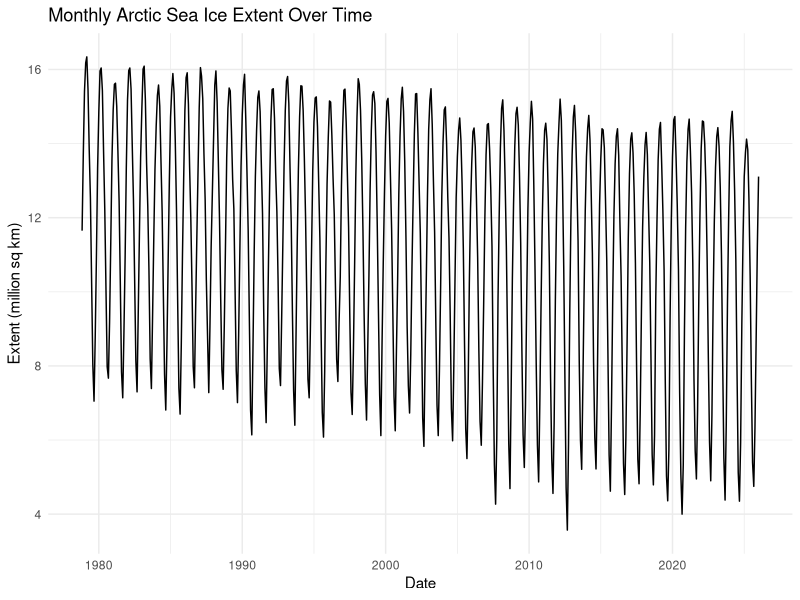
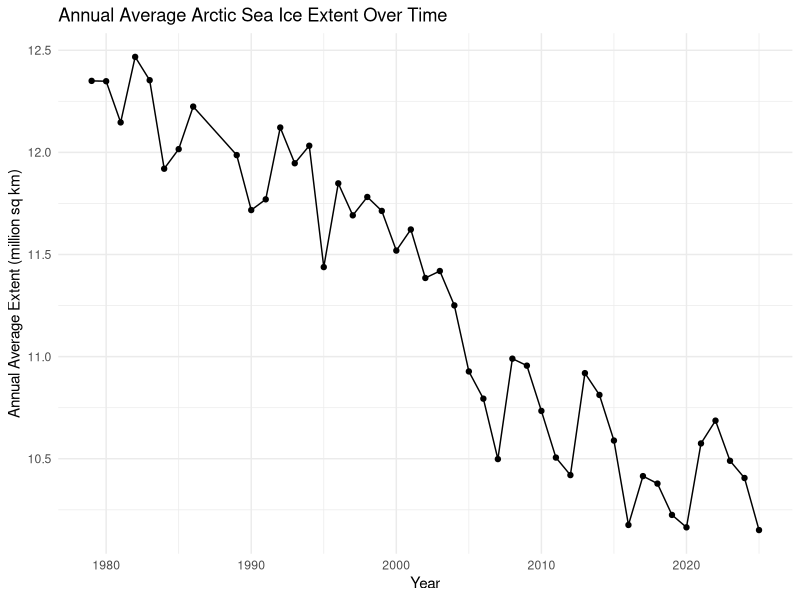
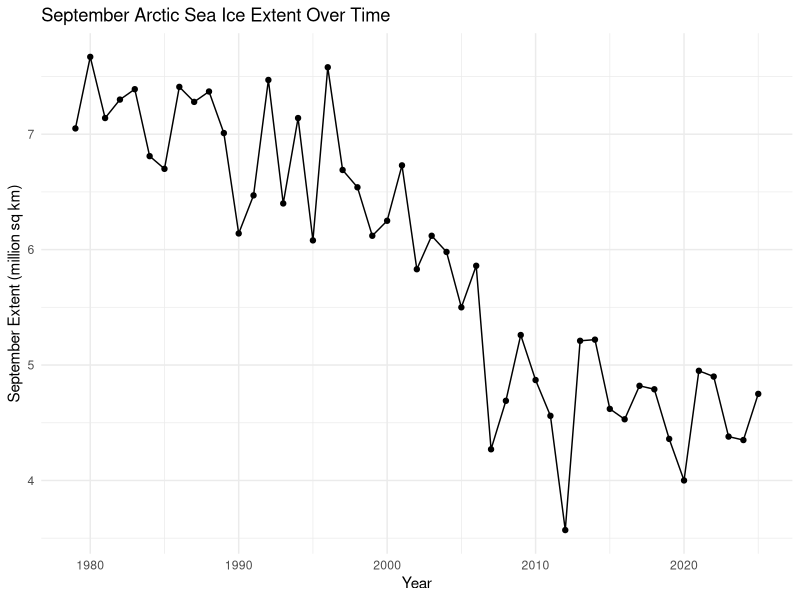
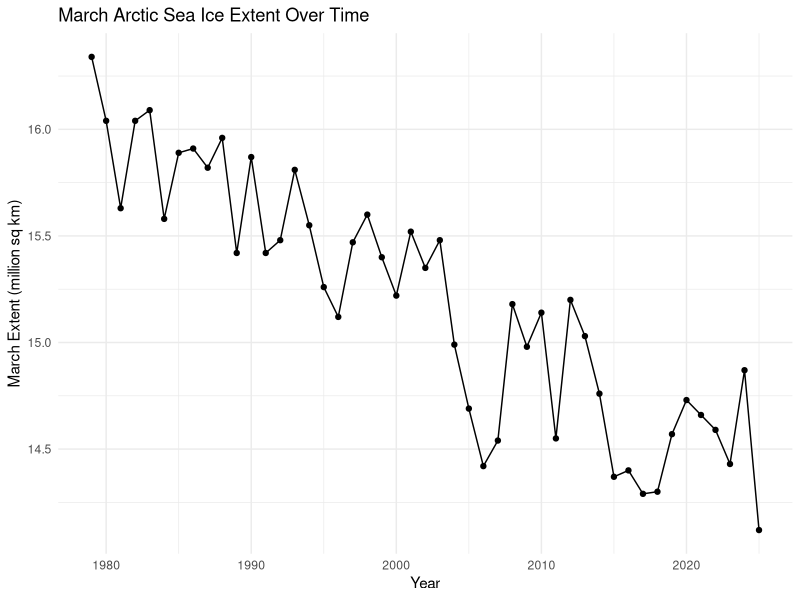
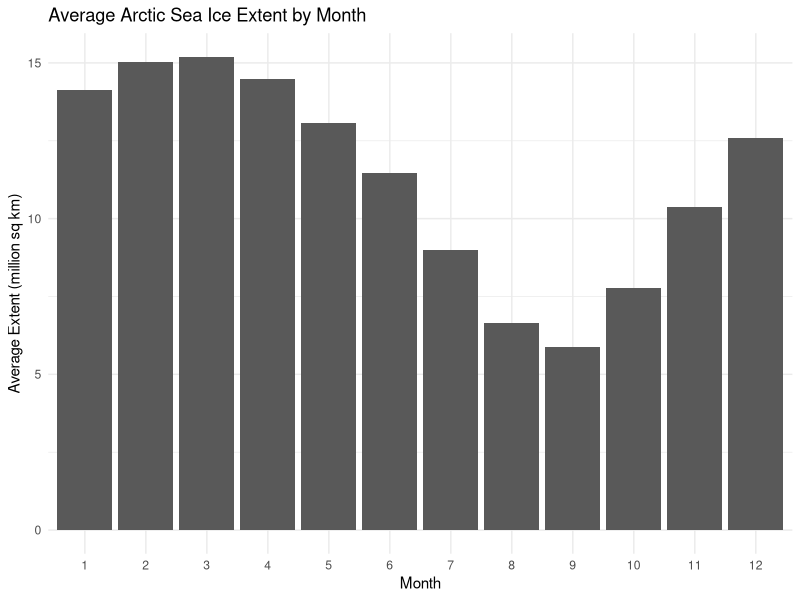
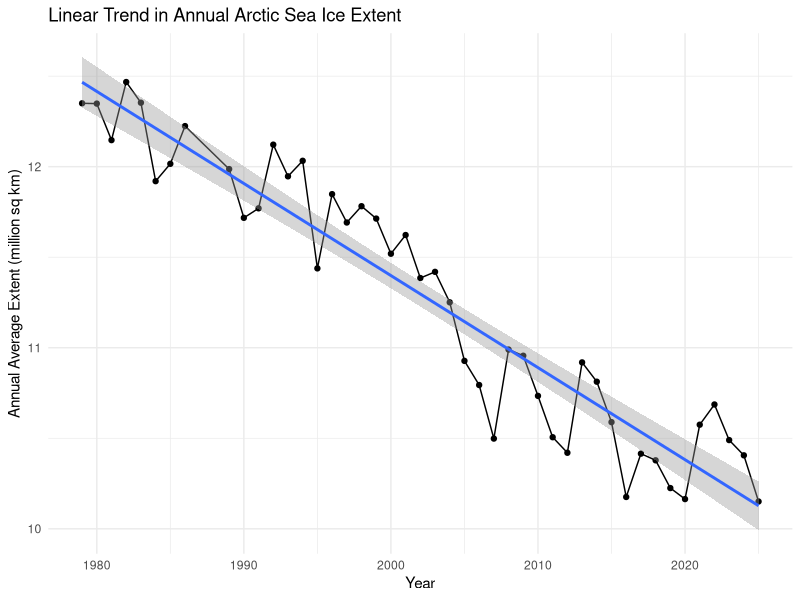
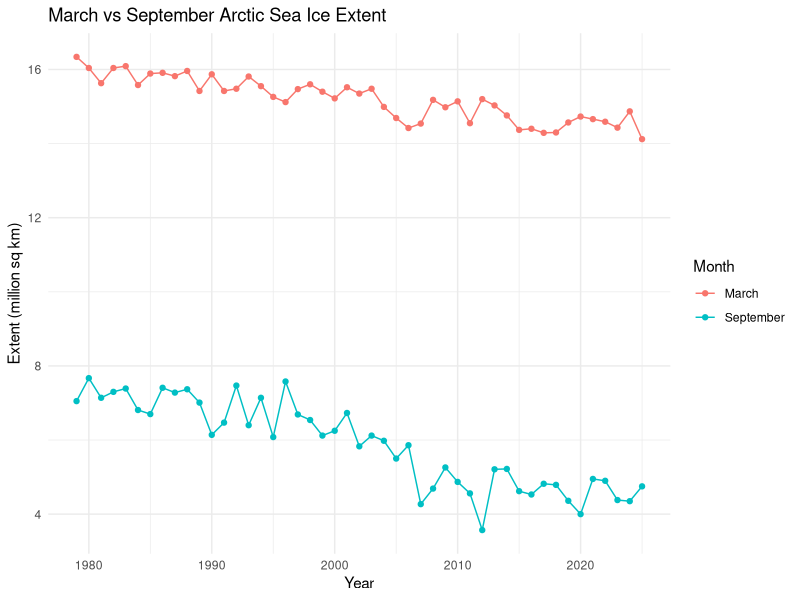
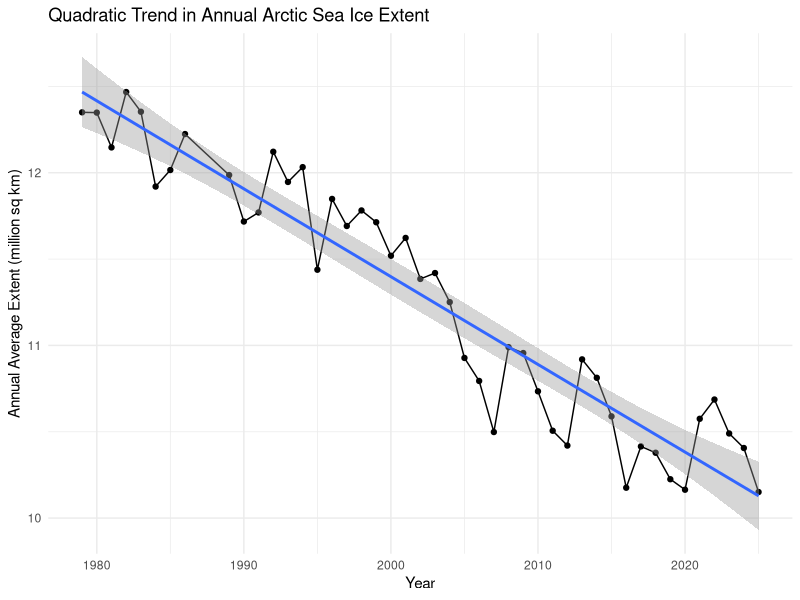

Here is the R script that generated these plots, in order:
## ---- chunk 1
knitr::opts_chunk$set(echo = TRUE)
## ---- chunk 2
sea_ice_data<-read.csv("../data/sea_ice_data_clean.csv")
head(sea_ice_data)
## ---- chunk 3
library(dplyr)      # for data manipulation
library(ggplot2)    # for plotting
library(zoo)        # for rolling standard deviation
library(forecast)   # for ARIMA modeling and forecasting
library(tseries)    # for the ADF stationarity test
library(lubridate)  # for working with dates
## ---- chunk 4
# Read in the cleaned CSV file
sea_ice <- read.csv("../data/sea_ice_data_clean.csv", stringsAsFactors = FALSE)

# View the first few rows
head(sea_ice)

# View the structure of the dataset
str(sea_ice)

# Check dimensions of the dataset
dim(sea_ice)

# Check column names
names(sea_ice)

# Remove rows with invalid placeholder values if any still remain
sea_ice <- sea_ice %>%
  filter(extent != -9999, area != -9999)

# Check for missing values in each column
colSums(is.na(sea_ice))

# Check for duplicate rows
sum(duplicated(sea_ice))

# Remove duplicate rows if any exist
sea_ice <- sea_ice %>%
  distinct()

# Keep only rows with nonnegative extent values
sea_ice <- sea_ice %>%
  filter(extent >= 0)

# Rename month column from "mo" to "month" for readability
sea_ice <- sea_ice %>%
  rename(month = mo)

# Create a proper date variable using year, month, and day = 1
sea_ice <- sea_ice %>%
  mutate(date = as.Date(paste(year, month, 1, sep = "-")))

# Sort the data chronologically
sea_ice <- sea_ice %>%
  arrange(date)

# Create a time index variable from 1 to number of rows
sea_ice <- sea_ice %>%
  mutate(t = 1:n())

# Create a decade variable
sea_ice <- sea_ice %>%
  mutate(decade = floor(year / 10) * 10)

# Verify the cleaned data
head(sea_ice)
tail(sea_ice)
## ---- chunk 5
# Overall summary statistics for extent
summary(sea_ice$extent)
sd(sea_ice$extent)

# Summary statistics by decade
decade_summary <- sea_ice %>%
  group_by(decade) %>%
  summarise(
    mean_extent   = mean(extent, na.rm = TRUE),
    median_extent = median(extent, na.rm = TRUE),
    min_extent    = min(extent, na.rm = TRUE),
    max_extent    = max(extent, na.rm = TRUE),
    sd_extent     = sd(extent, na.rm = TRUE),
    n             = n()
  )

print(decade_summary)

# Summary statistics by month
month_summary <- sea_ice %>%
  group_by(month) %>%
  summarise(
    mean_extent   = mean(extent, na.rm = TRUE),
    median_extent = median(extent, na.rm = TRUE),
    min_extent    = min(extent, na.rm = TRUE),
    max_extent    = max(extent, na.rm = TRUE),
    sd_extent     = sd(extent, na.rm = TRUE),
    n             = n()
  )

print(month_summary)

# Create annual average extent
annual_extent <- sea_ice %>%
  group_by(year) %>%
  summarise(
    n_months = n(),
    annual_extent = mean(extent, na.rm = TRUE)
  ) %>%
  filter(n_months == 12)

# Create September-only dataset
sept_data <- sea_ice %>%
  filter(month == 9) %>%
  arrange(year)

# Create March-only dataset
march_data <- sea_ice %>%
  filter(month == 3) %>%
  arrange(year)

# Plot 1: Monthly sea ice extent over time
ggplot(sea_ice, aes(x = date, y = extent)) +
  geom_line() +
  labs(
    title = "Monthly Arctic Sea Ice Extent Over Time",
    x = "Date",
    y = "Extent (million sq km)"
  ) +
  theme_minimal()

# Plot 2: Annual average sea ice extent over time
ggplot(annual_extent, aes(x = year, y = annual_extent)) +
  geom_line() +
  geom_point() +
  labs(
    title = "Annual Average Arctic Sea Ice Extent Over Time",
    x = "Year",
    y = "Annual Average Extent (million sq km)"
  ) +
  theme_minimal()

# Plot 3: September sea ice extent over time
ggplot(sept_data, aes(x = year, y = extent)) +
  geom_line() +
  geom_point() +
  labs(
    title = "September Arctic Sea Ice Extent Over Time",
    x = "Year",
    y = "September Extent (million sq km)"
  ) +
  theme_minimal()

# Plot 4: March sea ice extent over time
ggplot(march_data, aes(x = year, y = extent)) +
  geom_line() +
  geom_point() +
  labs(
    title = "March Arctic Sea Ice Extent Over Time",
    x = "Year",
    y = "March Extent (million sq km)"
  ) +
  theme_minimal()

# Plot 5: Average extent by month
ggplot(month_summary, aes(x = factor(month), y = mean_extent)) +
  geom_col() +
  labs(
    title = "Average Arctic Sea Ice Extent by Month",
    x = "Month",
    y = "Average Extent (million sq km)"
  ) +
  theme_minimal()
## ---- chunk 6
# Fit a linear model using annual average extent over time
linear_trend <- lm(annual_extent ~ year, data = annual_extent)

# Print model summary
summary(linear_trend)

# Extract slope coefficient
linear_slope <- coef(linear_trend)["year"]

# Calculate decline per decade
decline_per_decade <- linear_slope * 10

# Print decline per decade
decline_per_decade

# Plot annual extent with fitted linear trend line
ggplot(annual_extent, aes(x = year, y = annual_extent)) +
  geom_point() +
  geom_line() +
  geom_smooth(method = "lm", se = TRUE) +
  labs(
    title = "Linear Trend in Annual Arctic Sea Ice Extent",
    x = "Year",
    y = "Annual Average Extent (million sq km)"
  ) +
  theme_minimal()
## ---- chunk 7
# Fit a linear model for September extent over time
sept_linear <- lm(extent ~ year, data = sept_data)

# Print both summaries
summary(sept_linear)

#  Extract both slopes
sept_slope  <- coef(sept_linear)["year"]
## ---- chunk 8
# Fit a linear model for March extent over time
march_linear <- lm(extent ~ year, data = march_data)

# Print both summaries
summary(march_linear)

# Extract both slopes
march_slope <- coef(march_linear)["year"]
march_slope

# Compare slopes
slope_difference <- sept_slope - march_slope
slope_difference

# Create a combined March vs September plot
march_sept_plot <- bind_rows(
  march_data %>% mutate(season_group = "March"),
  sept_data %>% mutate(season_group = "September")
)

ggplot(march_sept_plot, aes(x = year, y = extent, color = season_group)) +
  geom_line() +
  geom_point() +
  labs(
    title = "March vs September Arctic Sea Ice Extent",
    x = "Year",
    y = "Extent (million sq km)",
    color = "Month"
  ) +
  theme_minimal()
slope_difference
## ---- chunk 9
# Fit a quadratic model using annual average extent
quadratic_trend <- lm(annual_extent ~ year + I(year^2), data = annual_extent)

# Print model summary
summary(quadratic_trend)

# Compare linear and quadratic models using AIC and BIC
AIC(linear_trend, quadratic_trend)
BIC(linear_trend, quadratic_trend)

# Plot annual extent with quadratic fit
ggplot(annual_extent, aes(x = year, y = annual_extent)) +
  geom_point() +
  geom_line() +
  stat_smooth(method = "lm", formula = y ~ x + I(x^2), se = TRUE) +
  labs(
    title = "Quadratic Trend in Annual Arctic Sea Ice Extent",
    x = "Year",
    y = "Annual Average Extent (million sq km)"
  ) +
  theme_minimal()
## ---- chunk 10
# Standard deviation of extent by decade
decade_volatility <- sea_ice %>%
  group_by(decade) %>%
  summarise(
    sd_extent = sd(extent, na.rm = TRUE)
  )

print(decade_volatility)

# Plot decade standard deviation
ggplot(decade_volatility, aes(x = factor(decade), y = sd_extent)) +
  geom_col() +
  labs(
    title = "Sea Ice Extent Volatility by Decade",
    x = "Decade",
    y = "Standard Deviation of Extent"
  ) +
  theme_minimal()

# Compute 10-year rolling standard deviation using annual averages
annual_extent <- annual_extent %>%
  arrange(year) %>%
  mutate(
    rolling_sd_10yr = rollapply(
      annual_extent,
      width = 10,
      FUN = sd,
      align = "right",
      fill = NA
    )
  )

# Plot rolling 10-year standard deviation
ggplot(annual_extent, aes(x = year, y = rolling_sd_10yr)) +
  geom_line() +
  labs(
    title = "10-Year Rolling Standard Deviation of Annual Sea Ice Extent",
    x = "Year",
    y = "Rolling SD"
  ) +
  theme_minimal()
## ---- chunk 11
# Use September extent only for forecasting
forecast_data <- sept_data %>%
  select(year, extent) %>%
  arrange(year)

# Create time series object for September extent
# (Frequency = 1 because using yearly September data)
sept_ts <- ts(forecast_data$extent, start = min(forecast_data$year), frequency = 1)

# Plot September time series
plot(sept_ts, main = "September Arctic Sea Ice Extent Time Series", ylab = "Extent", xlab = "Year")

# Run Augmented Dickey-Fuller test on the original September series
adf_original <- adf.test(sept_ts)
adf_original

# Difference the series once if nonstationary
sept_ts_diff <- diff(sept_ts)

# Run the ADF test on the differenced series
adf_diff <- adf.test(sept_ts_diff)
adf_diff

# Plot the differenced series
plot(sept_ts_diff, main = "Differenced September Sea Ice Extent", ylab = "Differenced Extent", xlab = "Year")
## ---- chunk 12
# Create training data from 1979 to 2010
train_data <- forecast_data %>%
  filter(year >= 1979 & year <= 2010)

# Create testing data from 2011 onward
test_data <- forecast_data %>%
  filter(year >= 2011)

# Check sizes of train and test sets
nrow(train_data)
nrow(test_data)

# Create time series objects for training and testing
train_ts <- ts(train_data$extent, start = min(train_data$year), frequency = 1)
test_ts  <- ts(test_data$extent,  start = min(test_data$year),  frequency = 1)
## ---- chunk 13
acf(sept_ts_diff)
pacf(sept_ts_diff)
## ---- chunk 14
model_011 <- arima(sept_ts, order = c(0,1,1))
model_111 <- arima(sept_ts, order = c(1,1,1))
model_010 <- arima(sept_ts, order = c(0,1,0))
model_110 <- arima(sept_ts, order = c(1,1,0))
## ---- chunk 15
AIC(model_011, model_111, model_010, model_110)
BIC(model_011, model_111, model_010, model_110)
## ---- chunk 16
tsdiag(model_011)
acf(residuals(model_011))
Box.test(residuals(model_011), lag=10, type="Ljung")
## ---- chunk 17
### MODEL 1: LINEAR TREND FORECAST

# Fit linear model on September training data
linear_forecast_model <- lm(extent ~ year, data = train_data)

# Predict on the test set with 80% prediction intervals
linear_pred <- predict(
  linear_forecast_model,
  newdata = test_data,
  interval = "prediction",
  level = 0.80
)

# Convert predictions to a data frame
linear_results <- data.frame(
  year  = test_data$year,
  actual = test_data$extent,
  fit   = linear_pred[, "fit"],
  lwr   = linear_pred[, "lwr"],
  upr   = linear_pred[, "upr"]
)

### MODEL 2: QUADRATIC TREND FORECAST

# Fit quadratic model on September training data
quadratic_forecast_model <- lm(extent ~ year + I(year^2), data = train_data)

# Predict on the test set with 80% prediction intervals
quadratic_pred <- predict(
  quadratic_forecast_model,
  newdata = test_data,
  interval = "prediction",
  level = 0.80
)

# Convert predictions to a data frame
quadratic_results <- data.frame(
  year  = test_data$year,
  actual = test_data$extent,
  fit   = quadratic_pred[, "fit"],
  lwr   = quadratic_pred[, "lwr"],
  upr   = quadratic_pred[, "upr"]
)

### MODEL 3: ARIMA FORECAST

# Fit ARIMA model automatically on September training data
arima_model_011 <- arima(train_ts, order = c(0,1,1))

# Print ARIMA model details
summary(arima_model_011)

# Forecast for the length of the test period with 80% intervals
arima_fc_update <- forecast(arima_model_011, h = length(test_ts), level = 80)

# Convert ARIMA forecast output to a data frame
arima_results <- data.frame(
  year   = test_data$year,
  actual = as.numeric(test_ts),
  fit    = as.numeric(arima_fc_update$mean),
  lwr    = as.numeric(arima_fc_update$lower[, 1]),
  upr    = as.numeric(arima_fc_update$upper[, 1])
)

linear_results
quadratic_results
arima_results
## ---- chunk 18
# Create a helper function to calculate RMSE
rmse_fun <- function(actual, predicted) {
  sqrt(mean((actual - predicted)^2, na.rm = TRUE))
}

# Create a helper function to calculate MAE
mae_fun <- function(actual, predicted) {
  mean(abs(actual - predicted), na.rm = TRUE)
}

# Create a helper function to calculate interval coverage
coverage_fun <- function(actual, lower, upper) {
  mean(actual >= lower & actual <= upper, na.rm = TRUE)
}

# Evaluate linear model
linear_rmse <- rmse_fun(linear_results$actual, linear_results$fit)
linear_mae  <- mae_fun(linear_results$actual, linear_results$fit)
linear_cov  <- coverage_fun(linear_results$actual, linear_results$lwr, linear_results$upr)

# Evaluate quadratic model
quadratic_rmse <- rmse_fun(quadratic_results$actual, quadratic_results$fit)
quadratic_mae  <- mae_fun(quadratic_results$actual, quadratic_results$fit)
quadratic_cov  <- coverage_fun(quadratic_results$actual, quadratic_results$lwr, quadratic_results$upr)

# Evaluate ARIMA model
arima_rmse <- rmse_fun(arima_results$actual, arima_results$fit)
arima_mae  <- mae_fun(arima_results$actual, arima_results$fit)
arima_cov  <- coverage_fun(arima_results$actual, arima_results$lwr, arima_results$upr)

# Create a model comparison table
model_comparison <- data.frame(
  Model = c("Linear", "Quadratic", "ARIMA"),
  AIC   = c(AIC(linear_forecast_model), AIC(quadratic_forecast_model), AIC(arima_model_011)),
  BIC   = c(BIC(linear_forecast_model), BIC(quadratic_forecast_model), BIC(arima_model_011)),
  RMSE  = c(linear_rmse, quadratic_rmse, arima_rmse),
  MAE   = c(linear_mae, quadratic_mae, arima_mae),
  Coverage_80 = c(linear_cov, quadratic_cov, arima_cov)
)

print(model_comparison)
best_rmse_model <- model_comparison$Model[which.min(model_comparison$RMSE)]
best_rmse_model
## ---- chunk 19
# Define how many years into the future to forecast
future_horizon <- 50

# Define near-zero threshold
near_zero_threshold <- 1

### Final linear model forecast
final_linear_model <- lm(extent ~ year, data = forecast_data)

# Create future years for forecasting
future_years <- data.frame(
  year = seq(max(forecast_data$year) + 1, max(forecast_data$year) + future_horizon, by = 1)
)

# Forecast future values from final linear model
final_linear_pred <- predict(
  final_linear_model,
  newdata = future_years,
  interval = "prediction",
  level = 0.80
)

# Store linear forecast results
final_linear_results <- data.frame(
  year = future_years$year,
  fit  = final_linear_pred[, "fit"],
  lwr  = final_linear_pred[, "lwr"],
  upr  = final_linear_pred[, "upr"]
)
final_linear_results

library(forecast)

# Fit final ARIMA model on full September dataset
final_arima_model <- arima(sept_ts, order = c(0, 1, 1))

# Forecast future values using the ARIMA(0,1,1) model
final_arima_fc <- forecast(
  final_arima_model,
  h = future_horizon,
  level = 80
)
# Create data frame with forecast results
final_arima_results <- data.frame(
  year = seq(
    max(forecast_data$year) + 1,
    max(forecast_data$year) + future_horizon,
    by = 1
  ),
  fit = as.numeric(final_arima_fc$mean),   # point forecast
  lwr = as.numeric(final_arima_fc$lower[, 1]),  # lower bound (80%)
  upr = as.numeric(final_arima_fc$upper[, 1])   # upper bound (80%)
)

head(final_arima_results)
## ---- chunk 20
# Find the first year below threshold for linear forecast
near_zero_year_linear <- final_linear_results %>%
  filter(fit < near_zero_threshold) %>%
  slice(1)

print(near_zero_year_linear)

# FOR ARIMA
near_zero_year_arima <- final_arima_results %>%
  filter(fit < near_zero_threshold) %>%
  slice(1)

print(near_zero_year_arima)
## ---- chunk 21
# Smallest forecasted value for linear
min(final_linear_results$fit)

# Last forecasted years
tail(final_linear_results)

# Smallest predicted value for ARIMA
min(final_arima_results$fit)

# Last forecast values
tail(final_arima_results)
## ---- chunk 22
# Plot linear future forecast
ggplot(final_linear_results, aes(x = year, y = fit)) +
  geom_line() +
  geom_ribbon(aes(ymin = lwr, ymax = upr), alpha = 0.2) +
  geom_hline(yintercept = near_zero_threshold, linetype = "dashed") +
  labs(
    title = "Final Linear Forecast of September Arctic Sea Ice Extent",
    x = "Year",
    y = "Forecasted Extent (million sq km)"
  ) +
  theme_minimal()
